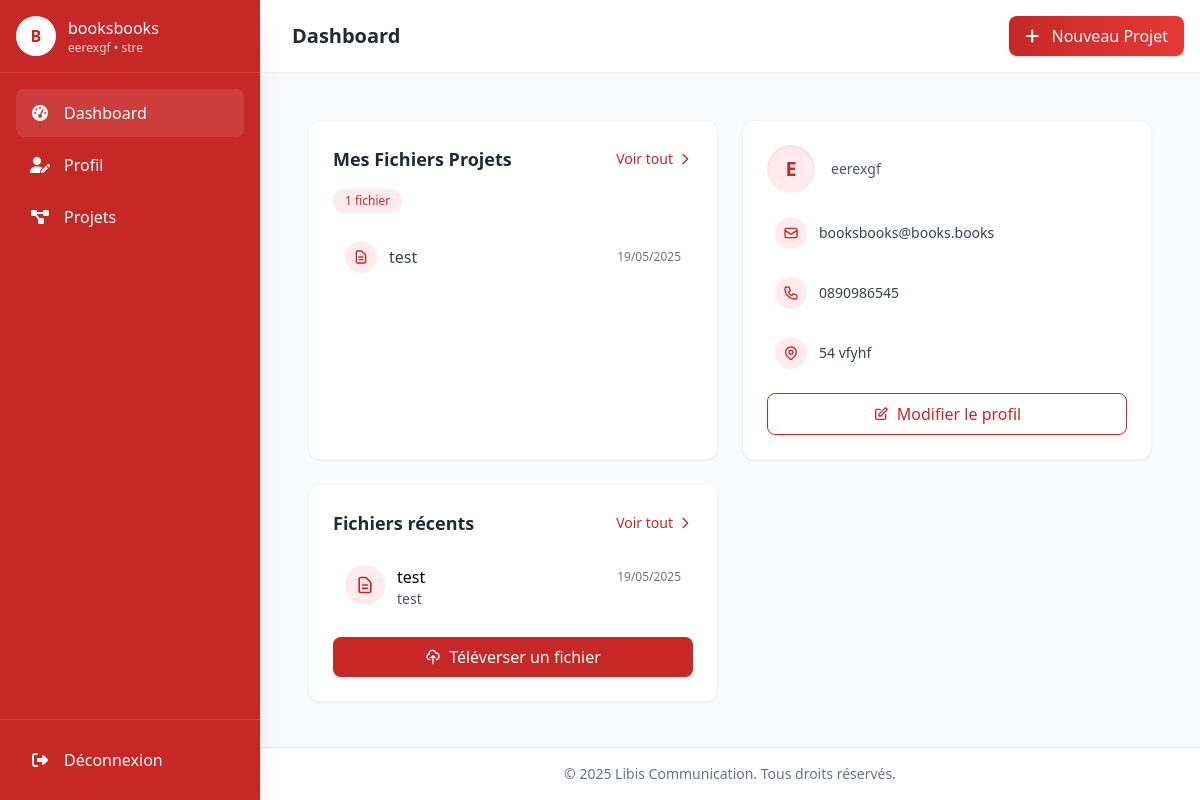
Page /client/dashboard/ (signed in) on the committed database.
### core/models.py (models this page shows, shortened)
class Client(models.Model):
    user = models.OneToOneField(
        User,
        on_delete=models.CASCADE,
        primary_key=True,  # Ceci garantit l'unicité
        verbose_name=_('user account')
    )
    entreprise = models.CharField(
        _('company'),
        max_length=100,
        help_text=_('The name of the company.')
    )
    profile_complete = models.BooleanField(
        _('profile complete'),
        default=False
    )
    telephone = models.CharField(
        _('phone number'),
        max_length=20,
        validators=[RegexValidator(r'^\+?1?\d{9,15}$')],
        help_text=_('Phone number in international format.')
    )
    secteur_activite = models.CharField(
        _('activity sector'),
        max_length=100,
        blank=True,
        null=True
    )
    adresse = models.TextField(
        _('address'),
        blank=True,
        null=True
    )
    date_inscription = models.DateTimeField(
        _('signup date'),
        auto_now_add=True
    )
    class Meta:
        verbose_name = _('Client')
        verbose_name_plural = _('Clients')
        ordering = ['-date_inscription']
    def __str__(self):
        return f"{self.entreprise} ({self.user.email})"
    @property
    def nom_complet(self):
        return f"{self.user.first_name} {self.user.last_name}"

class User(AbstractUser):
    is_client = models.BooleanField(
        _('client status'),
        default=False,
        help_text=_('Designates whether the user is a client.')
    )
    email_verified = models.BooleanField(
        _('email verified'),
        default=False,
        help_text=_('Designates whether the user has verified their email address.')
    )
    verification_uuid = models.UUIDField(
        _('verification UUID'),
        default=uuid.uuid4,
        editable=False,
        unique=True
    )
    profile_complete = models.BooleanField(
        _('profile complete'),
        default=False
    )
    class Meta:
        verbose_name = _('User')
        verbose_name_plural = _('Users')
        ordering = ['-date_joined']

class Projets_user(models.Model):
    client = models.ForeignKey(Client, on_delete=models.CASCADE, related_name='fichiers')
    titre = models.CharField(max_length=100)
    fichier = models.FileField(upload_to='clients/fichiers/', blank=True, null=True)
    date_ajout = models.DateTimeField(auto_now_add=True)  # This is your date field
    description = models.TextField(blank=True)
    image = models.ImageField(upload_to='clients/images/', blank=True, null=True)
    video = models.FileField(upload_to='clients/videos/', blank=True, null=True)
    date_debut = models.DateField(blank=True, null=True)
    date_fin = models.DateField(blank=True, null=True)
    status = models.BooleanField(
        _('status'),
        default=False,
        help_text=_('status project.')
    )
    slug = models.SlugField(unique=True, blank=True, null=True)
    class Meta:
        verbose_name = _("Projets_user")
        verbose_name_plural = _("Projets_user")
        ordering = ['-date_ajout']

### core/views.py (the view)
# urls.py: path('client/dashboard/', client_dashboard_view, name='clients'),
@login_required
def client_dashboard_view(request):
    try:
        client = get_object_or_404(Client, user=request.user)
        print(client)
        context = {
            'client': client,
            'user': request.user
        }
        return render(request, 'libis/client_dashboard.html', context)
    except Exception as e:
        logger.error(f"Dashboard error: {str(e)}")
        messages.error(request, _("Cannot load dashboard."))
        return redirect('home')

### core/templates/libis/client_dashboard.html (shortened to what this page needs)
{% extends "baseDash.html" %}
{% load static %}
{% block content %}
<main class="flex-1 overflow-y-auto p-6 bg-gray-50">
    <div class="grid grid-cols-1 md:grid-cols-2 gap-6 mb-6">
        <div class="bg-white rounded-xl shadow-sm border border-gray-100 p-6 transition-all duration-300 hover:shadow-md hover:border-[#EF9A9A]">
            <div class="flex items-center justify-between mb-4">
                <h3 class="text-lg font-semibold text-gray-800">Mes Fichiers Projets</h3>
                <a href="{% url 'list_projects' %}" class="text-sm text-[#C62828] hover:text-[#D32F2F] hover:underline flex items-center">
                    Voir tout
                    <svg class="w-4 h-4 ml-1" fill="none" stroke="currentColor" viewBox="0 0 24 24">
                        <path stroke-linecap="round" stroke-linejoin="round" stroke-width="2" d="M9 5l7 7-7 7"/>
                    </svg>
                </a>
            </div>
            <div class="flex items-center justify-between mb-4">
                {% if client.fichiers.count > 0 %}
                <span class="bg-[#FFEBEE] text-[#C62828] px-3 py-1 rounded-full text-xs font-medium">
                    {{ client.fichiers.count }} fichier{{ client.fichiers.count|pluralize }}
                </span>
                {% endif %}
            </div>
            {% if client.fichiers.count > 0 %}
            <div class="space-y-3">
                {% for fichier in client.fichiers.all|slice:":3" %}
                <div class="flex items-center justify-between p-3 hover:bg-[#FFF5F5] rounded-lg transition-colors">
                    <div class="flex items-center space-x-3">
                        <div class="w-8 h-8 rounded-full bg-[#FFEBEE] flex items-center justify-center text-[#C62828]">
                            <svg class="w-4 h-4" fill="none" stroke="currentColor" viewBox="0 0 24 24">
                                <path stroke-linecap="round" stroke-linejoin="round" stroke-width="2" d="M9 12h6m-6 4h6m2 5H7a2 2 0 01-2-2V5a2 2 0 012-2h5.586a1 1 0 01.707.293l5.414 5.414a1 1 0 01.293.707V19a2 2 0 01-2 2z"/>
                            </svg>
                        </div>
                        <span class="text-gray-700 font-medium">{{ fichier.titre|truncatechars:20 }}</span>
                    </div>
                    <span class="text-xs text-gray-500">{{ fichier.date_ajout|date:"d/m/Y" }}</span>
                </div>
                {% endfor %}
            </div>
            {% endif %}
        </div>
        <div class="bg-white rounded-xl shadow-sm border border-gray-100 p-6 transition-all duration-300 hover:shadow-md">
            <div class="flex items-center space-x-4 mb-4">
                <div class="w-12 h-12 rounded-full bg-[#FFEBEE] text-[#C62828] flex items-center justify-center font-bold text-xl shadow-inner">
                    {{ client.entreprise|slice:":1"|upper }}
                </div>
                <div>
                    <p class="text-sm text-gray-600">
                        {{ client.entreprise }}
                    </p>
                </div>
            </div>
            <div class="space-y-3 text-sm">
                <div class="flex items-center space-x-3 text-gray-700 p-2 hover:bg-[#FFF5F5] rounded-lg transition-colors">
                    <div class="w-8 h-8 rounded-full bg-[#FFEBEE] text-[#C62828] flex items-center justify-center">
                        <svg class="w-4 h-4" fill="none" stroke="currentColor" viewBox="0 0 24 24">
                            <path stroke-linecap="round" stroke-linejoin="round" stroke-width="2" d="M3 8l7.89 5.26a2 2 0 002.22 0L21 8M5 19h14a2 2 0 002-2V7a2 2 0 00-2-2H5a2 2 0 00-2 2v10a2 2 0 002 2z"/>
                        </svg>
                    </div>
                    <span>{{ client.user.email }}</span>
                </div>
                <div class="flex items-center space-x-3 text-gray-700 p-2 hover:bg-[#FFF5F5] rounded-lg transition-colors">
                    <div class="w-8 h-8 rounded-full bg-[#FFEBEE] text-[#C62828] flex items-center justify-center">
                    </div>
                    <span>{{ client.telephone }}</span>
                </div>
                {% if client.adresse %}
                <div class="flex items-center space-x-3 text-gray-700 p-2 hover:bg-[#FFF5F5] rounded-lg transition-colors">
                    <div class="w-8 h-8 rounded-full bg-[#FFEBEE] text-[#C62828] flex items-center justify-center">
                    </div>
                    <span>{{ client.adresse|truncatechars:30 }}</span>
                </div>
                {% endif %}
            </div>
            <a href="{% url 'edit_client_profile' %}" class="mt-4 w-full border border-[#C62828] text-[#C62828] hover:bg-[#C62828] hover:text-white px-4 py-2 rounded-lg transition-colors flex items-center justify-center space-x-2">
                <svg class="w-4 h-4" fill="none" stroke="currentColor" viewBox="0 0 24 24">
                    <path stroke-linecap="round" stroke-linejoin="round" stroke-width="2" d="M11 5H6a2 2 0 00-2 2v11a2 2 0 002 2h11a2 2 0 002-2v-5m-1.414-9.414a2 2 0 112.828 2.828L11.828 15H9v-2.828l8.586-8.586z"/>
                </svg>
                <span>Modifier le profil</span>
            </a>
        </div>
    </div>
    <div class="grid grid-cols-1 lg:grid-cols-2 gap-6">
        <div class="bg-white rounded-xl shadow-sm border border-gray-100 p-6">
            <div class="flex items-center justify-between mb-4">
                <h3 class="text-lg font-semibold text-gray-800">Fichiers récents</h3>
                <a href="{% url 'list_projects' %}" class="text-sm text-[#C62828] hover:text-[#D32F2F] hover:underline flex items-center">
                    Voir tout
                    <svg class="w-4 h-4 ml-1" fill="none" stroke="currentColor" viewBox="0 0 24 24">
                        <path stroke-linecap="round" stroke-linejoin="round" stroke-width="2" d="M9 5l7 7-7 7"/>
                    </svg>
                </a>
            </div>
            {% if client.fichiers.count > 0 %}
            <div class="space-y-4">
                {% for fichier in client.fichiers.all|slice:":3" %}
                <div class="flex items-start space-x-3 p-3 hover:bg-[#FFF5F5] rounded-lg transition-colors">
                    <div class="w-10 h-10 rounded-full bg-[#FFEBEE] text-[#C62828] flex items-center justify-center flex-shrink-0">
                        <svg class="w-5 h-5" fill="none" stroke="currentColor" viewBox="0 0 24 24">
                            <path stroke-linecap="round" stroke-linejoin="round" stroke-width="2" d="M9 12h6m-6 4h6m2 5H7a2 2 0 01-2-2V5a2 2 0 012-2h5.586a1 1 0 01.707.293l5.414 5.414a1 1 0 01.293.707V19a2 2 0 01-2 2z"/>
                        </svg>
                    </div>
                    <div class="flex-1 min-w-0">
                        <div class="flex items-center justify-between">
                            <p class="font-medium truncate">{{ fichier.titre }}</p>
                            <span class="text-xs text-gray-500 whitespace-nowrap ml-2">{{ fichier.date_ajout|date:"d/m/Y" }}</span>
                        </div>
                        <p class="text-sm text-gray-600 truncate">
                            {% if fichier.description %}
                                {{ fichier.description }}
                            {% else %}
                                Aucune description
                            {% endif %}
                        </p>
                    </div>
                </div>
                {% endfor %}
            </div>
            {% endif %}
            <a href="{% url 'create_project' %}" class="mt-4 w-full bg-[#C62828] hover:bg-[#D32F2F] text-white px-4 py-2 rounded-lg transition-colors flex items-center justify-center space-x-2 shadow-sm hover:shadow-md">
                <svg class="w-4 h-4" fill="none" stroke="currentColor" viewBox="0 0 24 24">
                    <path stroke-linecap="round" stroke-linejoin="round" stroke-width="2" d="M7 16a4 4 0 01-.88-7.903A5 5 0 1115.9 6L16 6a5 5 0 011 9.9M15 13l-3-3m0 0l-3 3m3-3v12"/>
                </svg>
                <span>Téléverser un fichier</span>
            </a>
        </div>
    </div>
</main>
{% endblock %}

### core/templates/baseDash.html (shortened to what this page needs)
{% load static %}
<!DOCTYPE html>
<html lang="fr" class="h-full">
<head>
    <script src="https://cdn.tailwindcss.com"></script>
    <link rel="stylesheet" href="https://cdnjs.cloudflare.com/ajax/libs/font-awesome/6.4.0/css/all.min.css">
</head>
<body class="flex h-full bg-gray-50">
    <aside class="sidebar fixed top-0 left-0 h-screen bg-[var(--primary-color)] text-white flex flex-col z-50 shadow-xl transition-transform duration-300 ease-in-out">
        <div class="p-4 border-b border-[var(--primary-hover)] flex items-center">
            <div class="w-10 h-10 rounded-full bg-white flex items-center justify-center text-[var(--primary-color)] font-bold">
                {{ client.user.username|slice:":1"|upper }}
            </div>
            <div class="user-info ml-3 truncate">
                <p class="font-medium truncate">{{ client.user.get_full_name|default:client.user.username }}</p>
                <p class="text-xs opacity-80 truncate">
                    {{ client.entreprise }}
                    {% if client.secteur_activite %} • {{ client.secteur_activite }}{% endif %}
                </p>
            </div>
        </div>
        <nav class="flex-1 overflow-y-auto p-4 space-y-1">
            <a href="{% url 'clients' %}"
               class="sidebar-item flex items-center p-3 rounded-lg transition-slow hover:bg-white/5 {% if request.path == '/client/dashboard/' %}bg-white/10{% endif %}">
                <i class="fas fa-tachometer-alt w-6 text-center"></i>
                <span class="ml-3">Dashboard</span>
            </a>
            <a href="{% url 'edit_client_profile' %}"
               class="sidebar-item flex items-center p-3 rounded-lg transition-slow hover:bg-white/5 {% if request.path == '/client/edit-profile/' %}bg-white/10{% endif %}">
                <i class="fas fa-user-edit w-6 text-center"></i>
                <span class="ml-3">Profil</span>
            </a>
            <a href="{% url 'list_projects' %}"
               class="sidebar-item flex items-center p-3 rounded-lg transition-slow hover:bg-white/5 {% if 'projects' in request.path %}bg-white/10{% endif %} {% if not client.profile_complete %}disabled-link{% endif %}">
                <i class="fas fa-project-diagram w-6 text-center"></i>
                <span class="ml-3">Projets</span>
            </a>
        </nav>
        <div class="p-4 border-t border-[var(--primary-hover)]">
            <a href="{% url 'logout' %}" class="flex items-center p-3 rounded-lg hover:bg-white hover:text-[var(--primary-color)] transition-slow">
                <i class="fas fa-sign-out-alt w-6 text-center"></i>
                <span class="ml-3">Déconnexion</span>
            </a>
        </div>
    </aside>
    <div class="main-content flex-1 flex flex-col overflow-hidden transition-all duration-300">
        <header class="bg-white shadow-sm sticky top-0 z-30 flex items-center justify-between p-4">
            <div class="flex items-center">
                <h1 class="text-xl font-semibold text-gray-800 ml-4">
                    {% block header_title %}
                    {% if not client.profile_complete %}
                    <span class="text-yellow-600"><i class="fas fa-exclamation-circle mr-2"></i>Profil à compléter</span>
                    {% else %}
                    Dashboard
                    {% endif %}
                    {% endblock %}
                </h1>
            </div>
            <button onclick="window.location.href='{% if client.profile_complete %}{% url 'create_project' %}{% else %}{% url 'edit_client_profile' %}{% endif %}'"
                    class="bg-gradient-to-r from-[var(--primary-color)] to-[var(--primary-hover)] text-white px-4 py-2 rounded-lg shadow hover:shadow-md transition-all">
                <i class="fas fa-plus mr-2"></i>
                {% if client.profile_complete %}Nouveau Projet{% else %}Compléter Profil{% endif %}
            </button>
        </header>
        <main class="flex-1 overflow-y-auto p-4 md:p-6">
            {% block content %}{% endblock %}
        </main>
        <footer class="bg-white p-4 text-center text-sm text-gray-500 border-t">
            &copy; {% now "Y" %} Libis Communication. Tous droits réservés.
        </footer>
    </div>
</body>
</html>

### core/templates/baseDash.html (style rules this page uses)
:root { --primary-color: #C62828; --primary-hover: #E53935; --sidebar-width: 260px; --header-height: 64px; }
.transition-slow { transition: all 0.4s cubic-bezier(0.4, 0, 0.2, 1); }
.sidebar { width: var(--sidebar-width); transform: translateX(-100%); }
@media (min-width: 768px) { .sidebar { transform: translateX(0); } }
@media (min-width: 768px) { .main-content { margin-left: var(--sidebar-width); } }

### rows in the picture
Client: user.username "B", user.get_full_name "booksbooks", entreprise "eerexgf", secteur_activite "stre", fichiers.count "1", entreprise "E", user.email "booksbooks@books.books", telephone "0890986545", adresse "54 vfyhf"
Projets_user: titre "test", date_ajout "19/05/2025", description "test"
